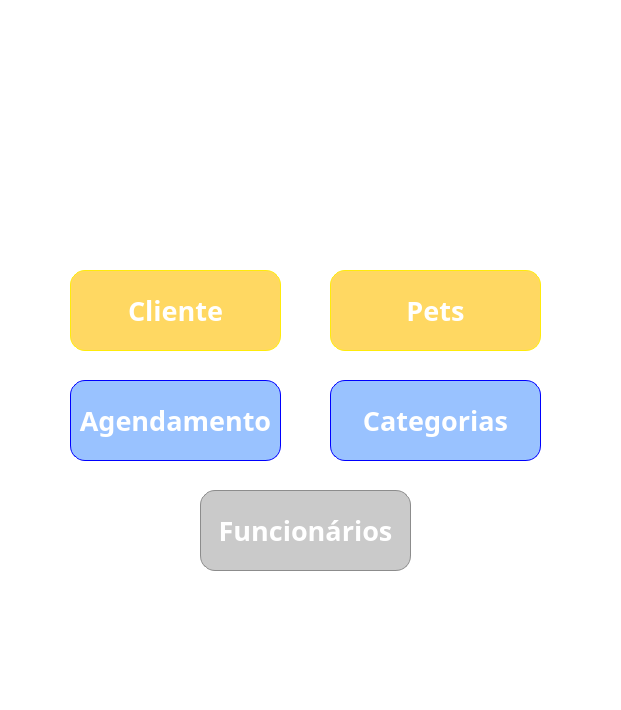
<?xml version="1.0" encoding="UTF-8"?>
<ui version="4.0">
 <class>MainWindow</class>
 <widget class="QMainWindow" name="MainWindow">
  <property name="enabled">
   <bool>true</bool>
  </property>
  <property name="geometry">
   <rect>
    <x>0</x>
    <y>0</y>
    <width>621</width>
    <height>710</height>
   </rect>
  </property>
  <property name="minimumSize">
   <size>
    <width>621</width>
    <height>710</height>
   </size>
  </property>
  <property name="maximumSize">
   <size>
    <width>621</width>
    <height>710</height>
   </size>
  </property>
  <property name="windowTitle">
   <string>MEU AMIGÃO</string>
  </property>
  <property name="styleSheet">
   <string notr="true">background-color: rgb(255, 255, 255);</string>
  </property>
  <widget class="QWidget" name="centralwidget">
   <widget class="QPushButton" name="btnCliente">
    <property name="geometry">
     <rect>
      <x>70</x>
      <y>270</y>
      <width>211</width>
      <height>81</height>
     </rect>
    </property>
    <property name="font">
     <font>
      <family>HelveticaNeueLT Std</family>
      <pointsize>20</pointsize>
      <weight>75</weight>
      <bold>true</bold>
     </font>
    </property>
    <property name="styleSheet">
     <string notr="true">color: rgb(255, 255, 255);
background-color: rgb(255, 216, 98);

border-radius: 15px;

border-width:1px;
border-style: solid; 
border-color: rgb(255, 235, 11);</string>
    </property>
    <property name="text">
     <string>Cliente</string>
    </property>
    <property name="iconSize">
     <size>
      <width>128</width>
      <height>128</height>
     </size>
    </property>
   </widget>
   <widget class="QPushButton" name="btnFuncionario">
    <property name="geometry">
     <rect>
      <x>200</x>
      <y>490</y>
      <width>211</width>
      <height>81</height>
     </rect>
    </property>
    <property name="font">
     <font>
      <family>Helvetica Neue LT Std</family>
      <pointsize>20</pointsize>
      <weight>75</weight>
      <bold>true</bold>
     </font>
    </property>
    <property name="styleSheet">
     <string notr="true">background-color: rgb(202, 202, 202);
color: rgb(255, 255, 255);
border-radius: 15px;

border-width:1px;
border-style: solid; 
border-color: rgb(140, 140, 140);</string>
    </property>
    <property name="text">
     <string>Funcionários</string>
    </property>
    <property name="iconSize">
     <size>
      <width>256</width>
      <height>256</height>
     </size>
    </property>
   </widget>
   <widget class="QPushButton" name="btnPet">
    <property name="geometry">
     <rect>
      <x>330</x>
      <y>270</y>
      <width>211</width>
      <height>81</height>
     </rect>
    </property>
    <property name="font">
     <font>
      <family>Helvetica Neue LT Std</family>
      <pointsize>20</pointsize>
      <weight>75</weight>
      <bold>true</bold>
     </font>
    </property>
    <property name="styleSheet">
     <string notr="true">color: rgb(255, 255, 255);
background-color: rgb(255, 216, 98);

border-radius: 15px;

border-width:1px;
border-style: solid; 
border-color: rgb(255, 235, 11);
</string>
    </property>
    <property name="text">
     <string>Pets</string>
    </property>
    <property name="iconSize">
     <size>
      <width>96</width>
      <height>96</height>
     </size>
    </property>
   </widget>
   <widget class="QPushButton" name="btnAgendamento">
    <property name="geometry">
     <rect>
      <x>70</x>
      <y>380</y>
      <width>211</width>
      <height>81</height>
     </rect>
    </property>
    <property name="font">
     <font>
      <family>Helvetica Neue LT Std</family>
      <pointsize>20</pointsize>
      <weight>75</weight>
      <bold>true</bold>
     </font>
    </property>
    <property name="styleSheet">
     <string notr="true">
background-color: rgb(153, 194, 255);
color: rgb(255, 255, 255);
border-radius: 15px;

border-width:1px;
border-style: solid; 
border-color: #00f;</string>
    </property>
    <property name="text">
     <string>Agendamento</string>
    </property>
   </widget>
   <widget class="QLabel" name="label">
    <property name="geometry">
     <rect>
      <x>140</x>
      <y>90</y>
      <width>321</width>
      <height>131</height>
     </rect>
    </property>
    <property name="text">
     <string/>
    </property>
    <property name="pixmap">
     <pixmap>img/images.png</pixmap>
    </property>
   </widget>
   <widget class="QPushButton" name="btnServicos">
    <property name="geometry">
     <rect>
      <x>330</x>
      <y>380</y>
      <width>211</width>
      <height>81</height>
     </rect>
    </property>
    <property name="font">
     <font>
      <family>Helvetica Neue LT Std</family>
      <pointsize>20</pointsize>
      <weight>75</weight>
      <bold>true</bold>
     </font>
    </property>
    <property name="styleSheet">
     <string notr="true">background-color: rgb(153, 194, 255);
color: rgb(255, 255, 255);
border-radius: 15px;

border-width:1px;
border-style: solid; 
border-color: #00f;</string>
    </property>
    <property name="text">
     <string>Categorias</string>
    </property>
   </widget>
  </widget>
  <widget class="QStatusBar" name="statusbar"/>
 </widget>
 <resources/>
 <connections/>
</ui>
